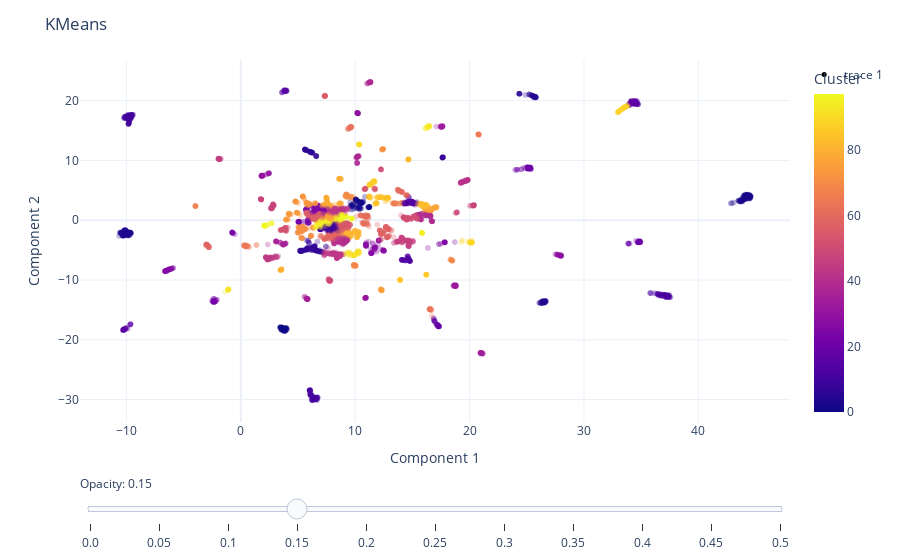

The cell this chart's notebook holds for it:
### Code cell
# Plot the training points
fig = px.scatter(
    data_frame = train_df,
    x = "Component 1",
    y = "Component 2",
    color = "Cluster",
    hover_data = ["taxon_id", "Target", "mm_cluster"],
    opacity = 0.3
) 

# Add the test points as a scatter trace
fig.add_trace(
    go.Scatter(
        x=test_df["Component 1"],  # x coordinates
        y=test_df["Component 2"],  # y coordinates
        mode='markers',
        marker=dict(
            color='black',  
            size=5,  
            opacity=1.0 
        ),
        text=test_df["Target"]  # marker hover text
    )
)

# Opacity slider
steps = []
for i in range(11):  # 0 to 1 in steps of 0.1
    step = dict(
        method="restyle",
        args=[{"marker.opacity": [i/20]}, [0]],  # Adjust opacity of the first trace only
        label=str(i/20)
    )
    steps.append(step)
sliders = [dict(
    active=3,  # initial value corresponding to opacity=0.3
    currentvalue={"prefix": "Opacity: "},
    pad={"t": 50},
    steps=steps
)]

fig.update_layout(
    sliders=sliders,
    title="KMeans",
    template="plotly_white",
)

fig.show()

### Figure 1 — Plotly figure (JSON) as saved in the notebook; plotly's stock layout.template omitted (floating-point values rounded to 4 significant figures; data arrays with more than 128 entries replaced by an {"elided": "..."} marker saying what was removed)
{"data": [{"customdata": {"elided": "8432x3 mixed values"}, "hovertemplate": "Component 1=%{x}<br>Component 2=%{y}<br>taxon_id=%{customdata[0]}<br>Target=%{customdata[1]}<br>mm_cluster=%{customdata[2]}<br>Cluster=%{marker.color}<extra></extra>", "legendgroup": "", "marker": {"color": {"elided": "8432 int values"}, "coloraxis": "coloraxis", "opacity": 0.3, "symbol": "circle"}, "mode": "markers", "name": "", "showlegend": false, "type": "scattergl", "x": {"elided": "8432 float values"}, "xaxis": "x", "y": {"elided": "8432 float values"}, "yaxis": "y"}, {"marker": {"color": "black", "opacity": 1, "size": 5}, "mode": "markers", "text": ["unknown", "unknown", "unknown", "unknown", "unknown", "unknown", "unknown", "unknown", "unknown", "unknown", "unknown", "unknown", "unknown", "unknown", "unknown", "unknown", "unknown", "unknown", "unknown", "unknown", "unknown", "unknown", "unknown"], "type": "scatter", "x": [7.157, 9.058, 8.332, 8.003, 8.477, 8.836, 8.173, 8.416, 8.942, 8.394, 8.462, 8.992, 8.821, 8.01, 7.85, 9.024, 8.093, 8.96, 7.654, 8.087, 8.435, 8.46, 8.895], "y": [-1.293, -0.5986, 0.3289, 0.2165, -0.04874, -0.535, -0.255, 0.01883, -0.9019, 0.2065, -0.246, -0.8282, -1.717, 0.03889, 0.1671, -0.6221, 0.06456, -0.8432, 1.116, -0.08512, -0.0073, 0.3291, -0.8652]}], "layout": {"coloraxis": {"colorbar": {"title": {"text": "Cluster"}}, "colorscale": [[0, "#0d0887"], [0.1111, "#46039f"], [0.2222, "#7201a8"], [0.3333, "#9c179e"], [0.4444, "#bd3786"], [0.5556, "#d8576b"], [0.6667, "#ed7953"], [0.7778, "#fb9f3a"], [0.8889, "#fdca26"], [1, "#f0f921"]]}, "legend": {"tracegroupgap": 0}, "margin": {"t": 60}, "sliders": [{"active": 3, "currentvalue": {"prefix": "Opacity: "}, "pad": {"t": 50}, "steps": [{"args": [{"marker.opacity": [0]}, [0]], "label": "0.0", "method": "restyle"}, {"args": [{"marker.opacity": [0.05]}, [0]], "label": "0.05", "method": "restyle"}, {"args": [{"marker.opacity": [0.1]}, [0]], "label": "0.1", "method": "restyle"}, {"args": [{"marker.opacity": [0.15]}, [0]], "label": "0.15", "method": "restyle"}, {"args": [{"marker.opacity": [0.2]}, [0]], "label": "0.2", "method": "restyle"}, {"args": [{"marker.opacity": [0.25]}, [0]], "label": "0.25", "method": "restyle"}, {"args": [{"marker.opacity": [0.3]}, [0]], "label": "0.3", "method": "restyle"}, {"args": [{"marker.opacity": [0.35]}, [0]], "label": "0.35", "method": "restyle"}, {"args": [{"marker.opacity": [0.4]}, [0]], "label": "0.4", "method": "restyle"}, {"args": [{"marker.opacity": [0.45]}, [0]], "label": "0.45", "method": "restyle"}, {"args": [{"marker.opacity": [0.5]}, [0]], "label": "0.5", "method": "restyle"}]}], "title": {"text": "KMeans"}, "xaxis": {"anchor": "y", "domain": [0, 1], "title": {"text": "Component 1"}}, "yaxis": {"anchor": "x", "domain": [0, 1], "title": {"text": "Component 2"}}}}
